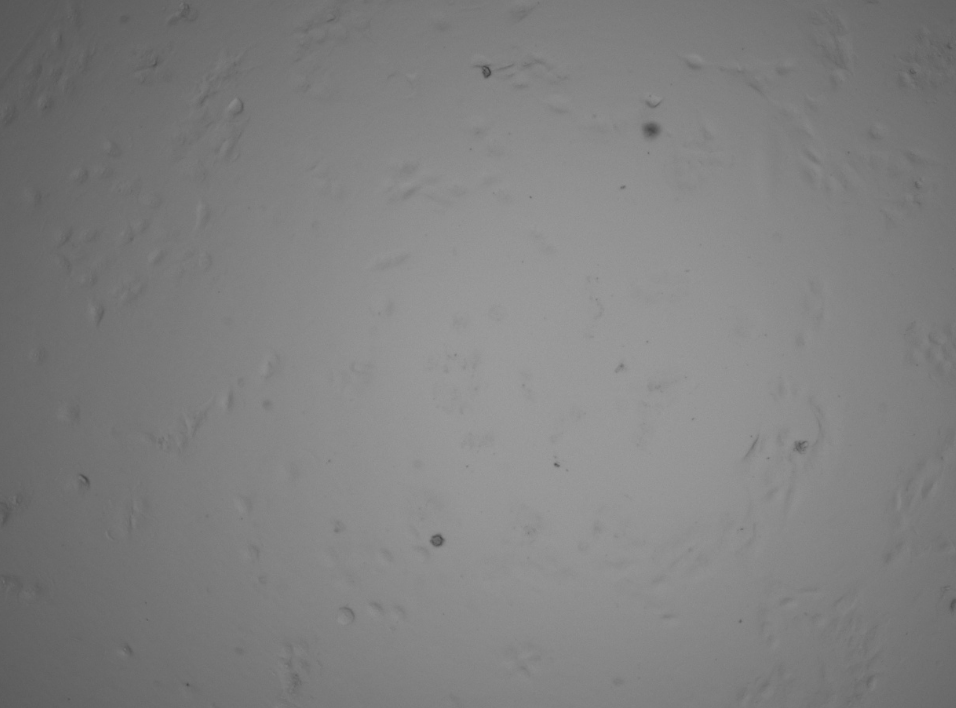
#> input picture image_processing/cancer_cells.png, 956 x 708 px
$ python image_processing.py
#> lines starting #> are read from the running program, lines starting #| are printed output that depends on the picture; after the words box and inside, x2 and y2 are one past the last pixel; in counts of white or black regions, pixels touching at a corner belong together
import cv2
import numpy as np
from matplotlib import pyplot as plt

img = cv2.imread("cancer_cells.png",0)
#> img is the input picture: shape (708, 956); min 68, max 157, mean 128.1


clahe = cv2.createCLAHE(clipLimit=24, tileGridSize=(8,8))
cl1 = clahe.apply(img)
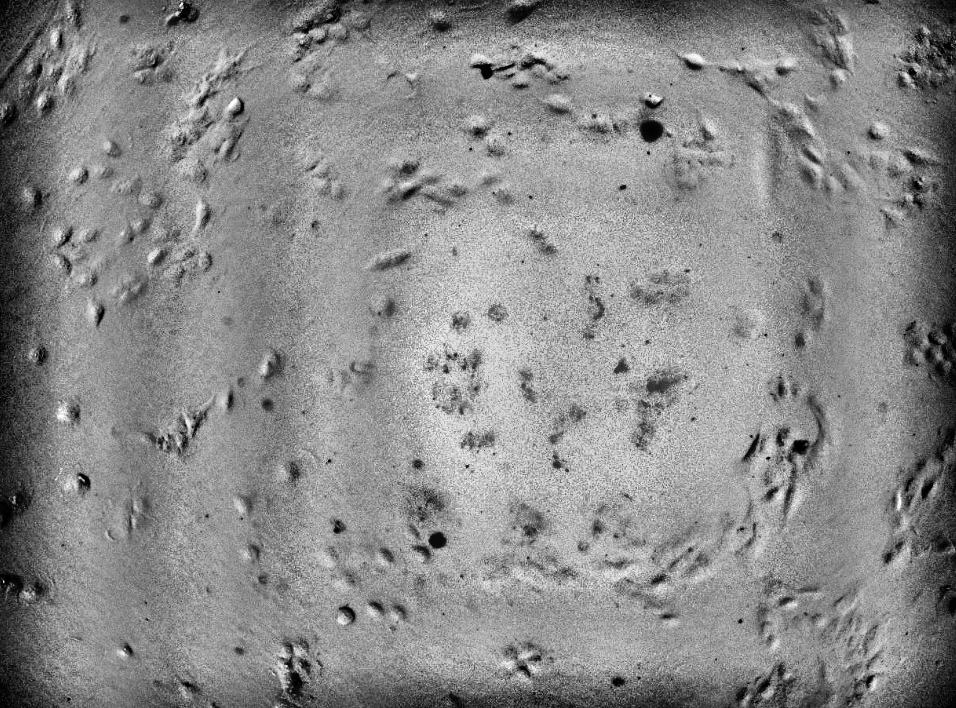
#> cl1: shape (708, 956); min 0, max 255, mean 137.5

#t, dst = cv2.threshold(cl1, 0, 255, cv2.THRESH_BINARY | cv2.THRESH_TRIANGLE)

blur = cv2.medianBlur(cl1, 1)
dst = cv2.adaptiveThreshold(blur, 255, cv2.ADAPTIVE_THRESH_GAUSSIAN_C, cv2.THRESH_BINARY, 41, 15)
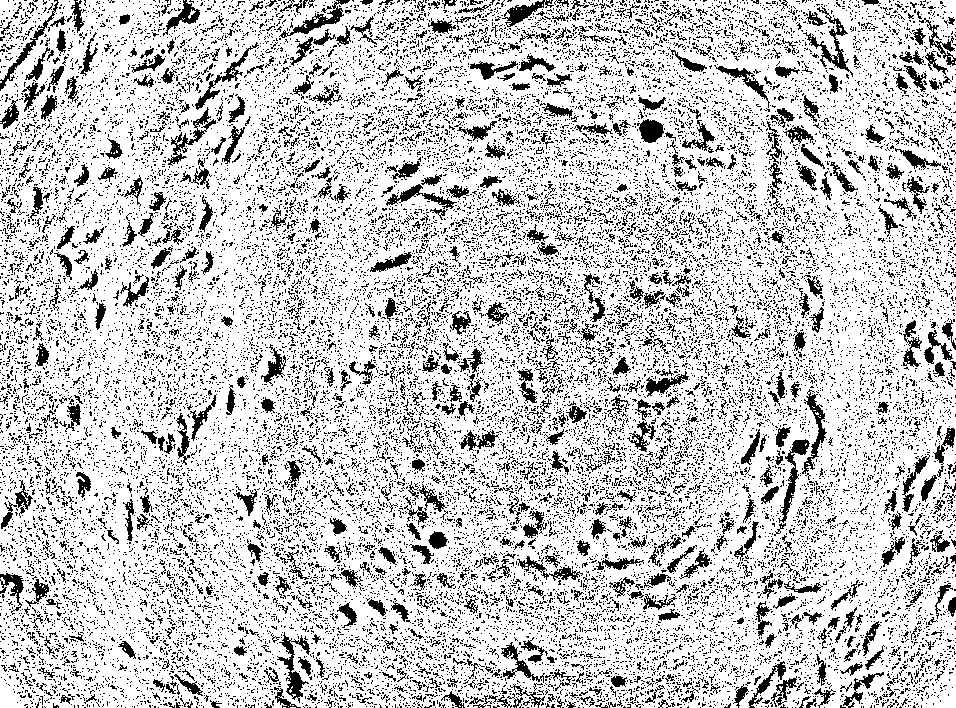
#> dst: shape (708, 956); 78.6% white; black in thin lines or dots
dst = cv2.medianBlur(dst, 9)
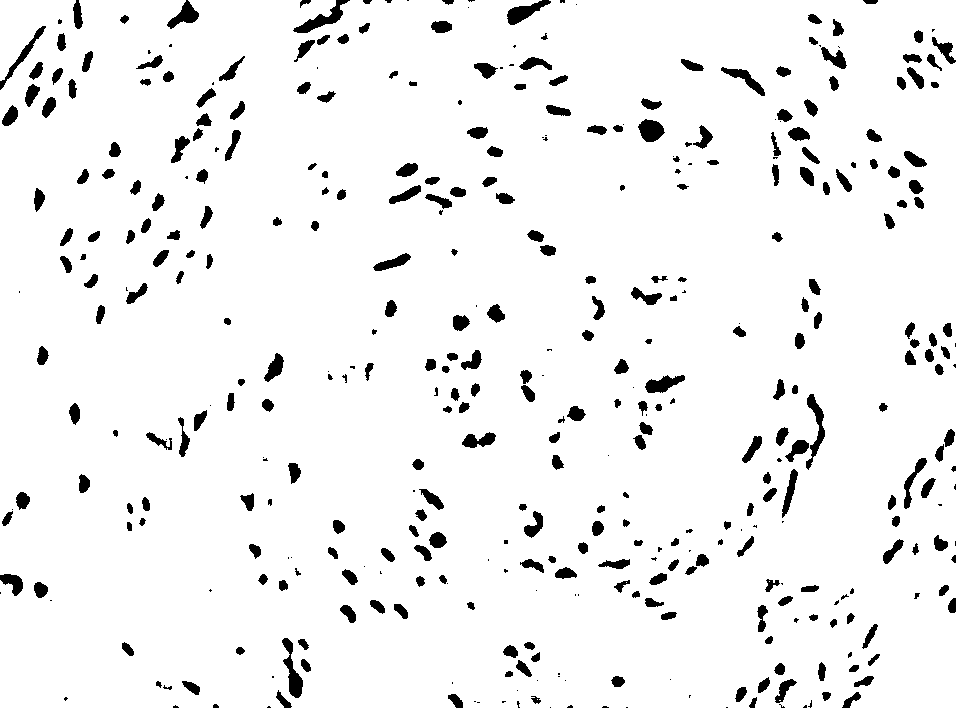
#> dst: shape (708, 956); 94.5% white; 416 black regions (106 under 20 px), largest, box (x1, y1, x2, y2) and area: (293, 0, 350, 33) 555, (282, 638, 303, 698) 523, (806, 394, 825, 470) 505

cv2.imwrite('clahe_img.jpg',cl1)

cv2.imwrite('threshold_img.jpg', dst)

# [4 lines of commented-out code are left out]

cv2.waitKey(0)


#cv2.imshow('Second image', img)
"""
img_to_yuv = cv2.cvtColor(img,cv2.COLOR_BGR2YUV)
img_to_yuv[:,:,0] = cv2.equalizeHist(img_to_yuv[:,:,0])
img = cv2.cvtColor(img_to_yuv, cv2.COLOR_YUV2BGR)
"""
#img = cv2.equalizeHist(img)


"""
hist = cv2.calcHist([img], [0], None, [256], [0, 256])
plt.plot(hist, color='gray' )

plt.xlabel('intensidad de iluminacion')
plt.ylabel('cantidad de pixeles')
plt.show()

cv2.destroyAllWindows()

cv2.waitKey(0)
"""

"""
# [9 lines of commented-out code are left out]
cv2.imshow('Original Image', img)
#
#cv2.imshow('Contrast Image', contrast_img)

#processed_image = cv2.medianBlur(img, 3)
#cv2.imshow('Median Filter Processing', processed_image)

kernel = np.ones((3,3),np.float32)/9
processed_image1 = cv2.filter2D(img,-1,kernel)
# display image
cv2.imshow('Mean Filter Processing', processed_image1)

#edge_img = cv2.Canny(img,5,50)

#cv2.imshow("Detected Edges", edge_img)

cv2.waitKey(0)

"""

$ run again, with image_processing/clahe_img_001.jpg saved as image_processing/cancer_cells.png
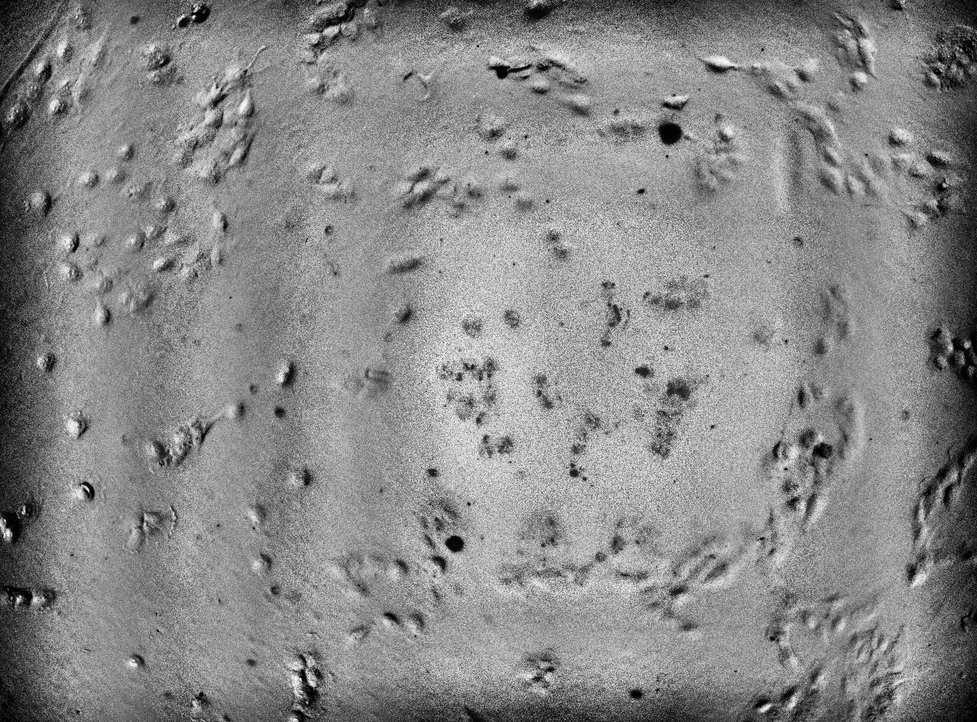
#> input picture image_processing/clahe_img_001.jpg, 977 x 722 px, shrunk from 1224 x 904 before the run
#> img is the input picture: shape (722, 977); min 0, max 255, mean 136
#> `dst = cv2.adaptiveThreshold(blur, 255, cv2.ADAPTIVE_THRESH_GAUSSIAN_C,..`:
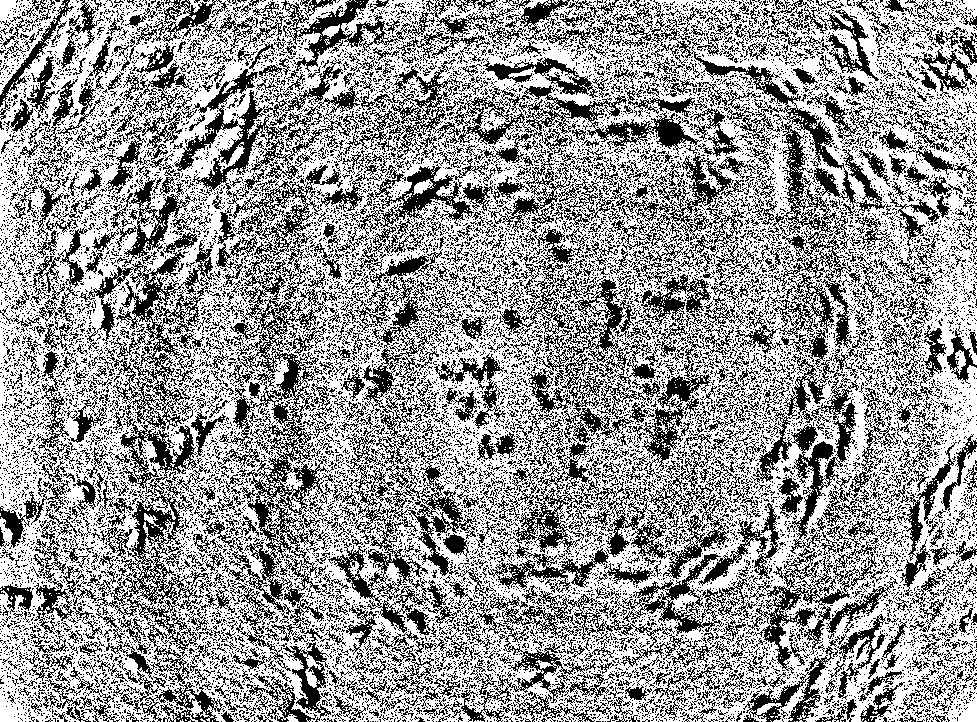
#> dst: shape (722, 977); 60.2% white; black in thin lines or dots
#> `dst = cv2.medianBlur(dst, 9)`:
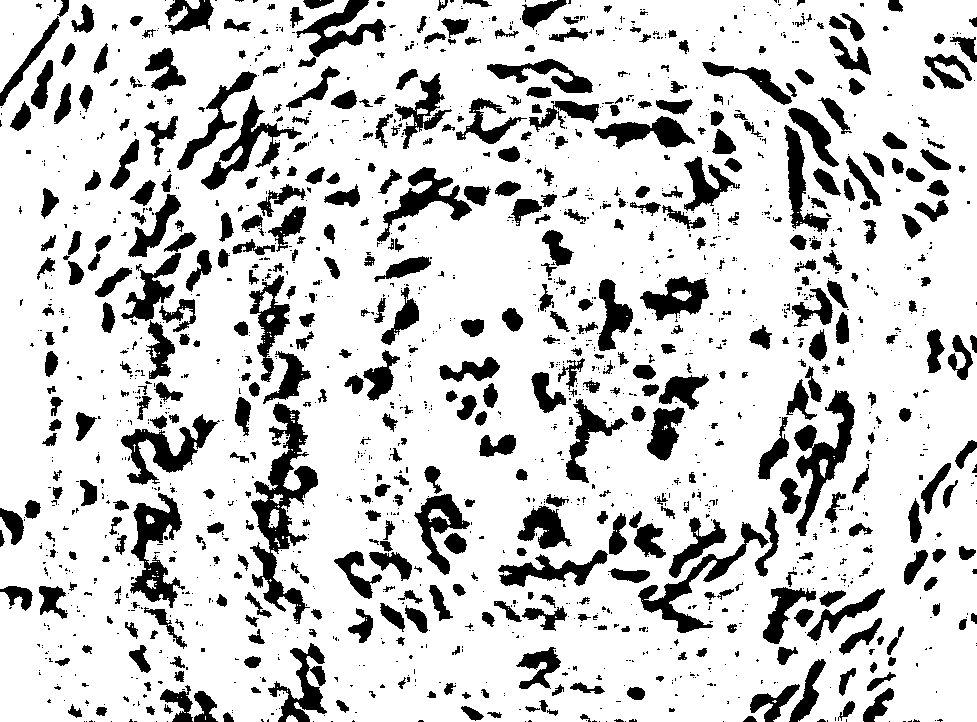
#> dst: shape (722, 977); 80.7% white; 1755 black regions (1228 under 20 px), largest, box (x1, y1, x2, y2) and area: (250, 402, 318, 624) 5041, (794, 390, 855, 536) 2911, (130, 493, 185, 608) 2714
